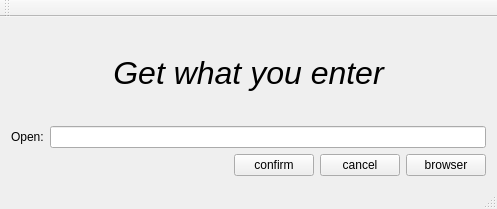
<?xml version="1.0" encoding="UTF-8"?>
<ui version="4.0">
 <class>MainWindow</class>
 <widget class="QMainWindow" name="MainWindow">
  <property name="geometry">
   <rect>
    <x>0</x>
    <y>0</y>
    <width>497</width>
    <height>209</height>
   </rect>
  </property>
  <property name="windowTitle">
   <string>MainWindow</string>
  </property>
  <widget class="QWidget" name="centralWidget">
   <layout class="QVBoxLayout" name="verticalLayout">
    <item>
     <widget class="QLabel" name="titlelabel">
      <property name="text">
       <string>&lt;html&gt;&lt;head/&gt;&lt;body&gt;&lt;p align=&quot;center&quot;&gt;&lt;span style=&quot; font-size:24pt; font-style:italic;&quot;&gt;Get what you enter&lt;/span&gt;&lt;/p&gt;&lt;/body&gt;&lt;/html&gt;</string>
      </property>
     </widget>
    </item>
    <item>
     <layout class="QHBoxLayout" name="horizontalLayout_2">
      <item>
       <widget class="QLabel" name="openlabel">
        <property name="text">
         <string>Open:</string>
        </property>
       </widget>
      </item>
      <item>
       <widget class="QLineEdit" name="enterlineEdit"/>
      </item>
     </layout>
    </item>
    <item>
     <layout class="QHBoxLayout" name="horizontalLayout_3">
      <item>
       <spacer name="horizontalSpacer">
        <property name="orientation">
         <enum>Qt::Horizontal</enum>
        </property>
        <property name="sizeHint" stdset="0">
         <size>
          <width>40</width>
          <height>20</height>
         </size>
        </property>
       </spacer>
      </item>
      <item>
       <layout class="QHBoxLayout" name="horizontalLayout">
        <item>
         <widget class="QPushButton" name="confirmButton">
          <property name="text">
           <string>confirm</string>
          </property>
         </widget>
        </item>
        <item>
         <widget class="QPushButton" name="cancelButton">
          <property name="text">
           <string>cancel</string>
          </property>
         </widget>
        </item>
        <item>
         <widget class="QPushButton" name="browserButton">
          <property name="text">
           <string>browser</string>
          </property>
         </widget>
        </item>
       </layout>
      </item>
     </layout>
    </item>
   </layout>
  </widget>
  <widget class="QMenuBar" name="menuBar">
   <property name="geometry">
    <rect>
     <x>0</x>
     <y>0</y>
     <width>497</width>
     <height>25</height>
    </rect>
   </property>
  </widget>
  <widget class="QToolBar" name="mainToolBar">
   <attribute name="toolBarArea">
    <enum>TopToolBarArea</enum>
   </attribute>
   <attribute name="toolBarBreak">
    <bool>false</bool>
   </attribute>
  </widget>
  <widget class="QStatusBar" name="statusBar"/>
 </widget>
 <layoutdefault spacing="6" margin="11"/>
 <resources/>
 <connections/>
</ui>
